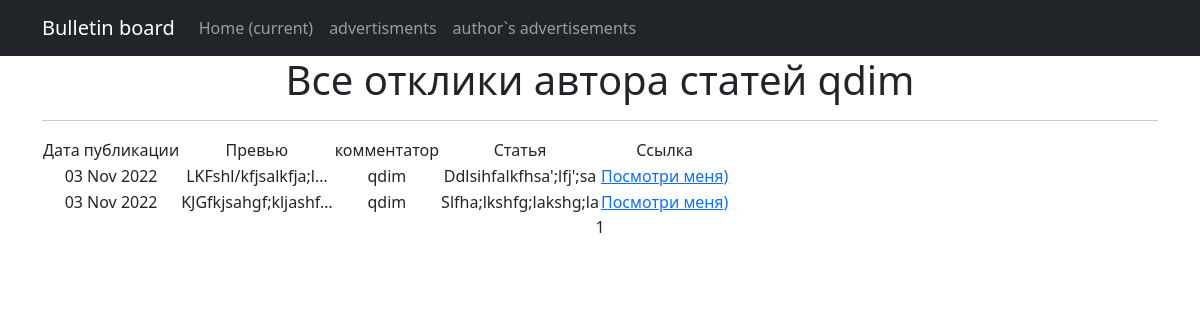
The page /advertisements/responses/ (signed in) on the database its author committed.
### board_app/models.py (models this page shows, shortened)
class Response(models.Model):
    text_of_response = models.TextField()
    time_create = models.DateTimeField(auto_now_add=True)
    status = models.BooleanField(default=False)
    advertisement = models.ForeignKey(Advertisement, on_delete=models.CASCADE)
    commentator = models.ForeignKey(User, on_delete=models.CASCADE)

class Advertisement(models.Model):
    time_in = models.DateTimeField(auto_now_add=True)
    heading = models.CharField(max_length=255, unique=True)
    text_ad = models.TextField()
    category = models.CharField(max_length=2, choices=CATEGORIES, default=quest_givers)
    upload = models.ImageField(blank=True, null=True, upload_to='content')
    author = models.ForeignKey(User, on_delete=models.CASCADE, editable=False,null=True,blank=True)

### board_app/views.py (the view)
# urls.py: path('responses/', ResponseList.as_view(), name='response_list'),
class ResponseList(ListView):
    model = Response
    ordering = '-time_create'
    template_name = 'responses.html'
    context_object_name = 'responses'
    paginate_by = 10

### templates/responses.html (shortened to what this page needs)
{% extends 'flatpages/default.html' %}
{% load custom_tags %}
{% block content %}
   <h1>Все отклики автора статей {{ user.username }}</h1>
   <hr>
<table>
    <tr>
        <td>Дата публикации</td>
        <td>Превью</td>
        <td>комментатор</td>
        <td>Статья</td>
        <td>Ссылка</td>
    </tr>
    {% for response in responses %}
    {% if user.id is response.advertisement.author.id %}
    <tr>
        <td>{{ response.time_create|date:'d M Y' }}</td>
        <td>{{ response.text_of_response|truncatechars:20 }}</td>
        <td>{{ response.commentator }}</td>
        <td>{{ response.advertisement.heading }}</td>
        <td><a href="/advertisements/responses/{{ response.pk }}">Посмотри меня)</a></td>
    </tr>
    {% endif %}
    {% endfor %}
</table>
   {{ page_obj.number }}
{% endblock content %}

### rows shown on the page
Response: time_create "03 Nov 2022", text_of_response "LKFshl/kfjsalkfja;l…", commentator "qdim", advertisement.heading "Ddlsihfalkfhsa';lfj';sa"
Response: time_create "03 Nov 2022", text_of_response "KJGfkjsahgf;kljashf…", commentator "qdim", advertisement.heading "Slfha;lkshfg;lakshg;la"

### other values the page prints
{{ user.username }} "qdim"
{{ page_obj.number }} "1"
